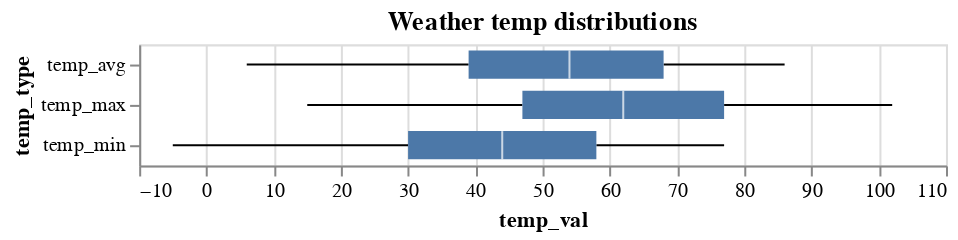

The cell this chart's notebook holds for it:
### Code cell
# Visualization
alt.Chart(weather_dt.to_pandas()).transform_fold(
    
    ['temp_avg','temp_min','temp_max'],
    as_=['temp_type','temp_val']
    
).mark_boxplot().encode(
    
    alt.Y('temp_type:O'),
    alt.X('temp_val:Q')
    
).properties(title='Weather temp distributions')

### Figure 1 — Vega-Lite specification as saved in the notebook (floating-point values rounded to 4 significant figures; data arrays with more than 128 entries replaced by an {"elided": "..."} marker saying what was removed)
{"config": {"view": {"continuousWidth": 400, "continuousHeight": 300}}, "data": {"name": "data-e2db80270bfeef429c79a00bcbe41ea8"}, "mark": "boxplot", "encoding": {"x": {"type": "quantitative", "field": "temp_val"}, "y": {"type": "ordinal", "field": "temp_type"}}, "title": "Weather temp distributions", "transform": [{"fold": ["temp_avg", "temp_min", "temp_max"], "as": ["temp_type", "temp_val"]}], "$schema": "https://vega.github.io/schema/vega-lite/v4.8.1.json", "datasets": {"data-e2db80270bfeef429c79a00bcbe41ea8": {"elided": "4017 records"}}}
